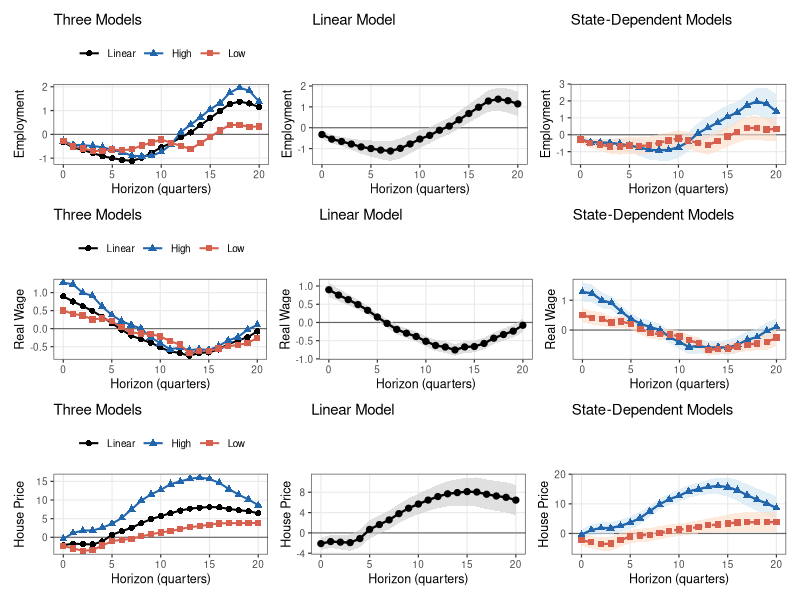

Here is the R script that generated this plot: (Note: this script raises an error after producing the figure.)
# =============================================================================
# Fig_7.R
# Other macro variables: Employment + Real Wage + House Price  (RR shock)
# Lab methods: lm() (Lab 4), sandwich::NeweyWest(), ggplot2 (Lab 2/4/9)
# INPUTS:  All_data.xls, Ct_dummies.csv
# OUTPUT:  Fig_7.png
# =============================================================================
rm(list = ls())
library(readxl); library(sandwich); library(ggplot2); library(patchwork)

# --- Load data ---------------------------------------------------------------
macro   <- read_excel("../data/All_data.xls", sheet = "Macro_data")
n       <- nrow(macro)
yr      <- seq(1975.0, by = 0.25, length.out = n)
log_GDP <- log(as.numeric(macro$RGDP))        * 100
log_CPI <- log(as.numeric(macro$PCE))         * 100
FFR     <- as.numeric(macro$FFR)
RRSHOCK <- as.numeric(macro$RRSHOCK)
log_EMP <- log(as.numeric(macro$EMPLOYMENT))  * 100
log_WAG <- log(as.numeric(macro$REAL_WAGE))   * 100
log_HP  <- log(as.numeric(macro$HOUSE_PRICE)) * 100

dum     <- read.csv("../data/Ct_dummies.csv")
idx_dum <- match(round(dum$year, 4), round(yr, 4))
p1 <- rep(NA, n); p1[idx_dum] <- dum$p1
n1 <- rep(NA, n); n1[idx_dum] <- dum$n1

smpl   <- yr >= 1981.0 & yr <= 2007.75
T_smpl <- sum(smpl)
bw_fix <- floor(0.75 * T_smpl^(1/3))
cat("Sample:", T_smpl, "quarters | NW bandwidth:", bw_fix, "\n")

# --- Helper functions --------------------------------------------------------
lag_vec <- function(x, l) c(rep(NA, l), x[seq_len(n - l)])

make_reg_df <- function(Y_lead) {
  df <- data.frame(Y = Y_lead, SHOCK = RRSHOCK, p1 = p1, n1 = n1,
                   trend = seq_len(n), trend2 = seq_len(n)^2)
  df$p1_SHOCK <- p1 * RRSHOCK;  df$n1_SHOCK <- n1 * RRSHOCK
  for (l in 0:4) {
    df[[paste0("gdp_l", l)]]    <- lag_vec(log_GDP, l)
    df[[paste0("cpi_l", l)]]    <- lag_vec(log_CPI, l)
    df[[paste0("p1_gdp_l", l)]] <- p1 * df[[paste0("gdp_l", l)]]
    df[[paste0("n1_gdp_l", l)]] <- n1 * df[[paste0("gdp_l", l)]]
    df[[paste0("p1_cpi_l", l)]] <- p1 * df[[paste0("cpi_l", l)]]
    df[[paste0("n1_cpi_l", l)]] <- n1 * df[[paste0("cpi_l", l)]]
  }
  for (l in 1:4) {
    df[[paste0("ffr_l", l)]]    <- lag_vec(FFR, l)
    df[[paste0("p1_ffr_l", l)]] <- p1 * df[[paste0("ffr_l", l)]]
    df[[paste0("n1_ffr_l", l)]] <- n1 * df[[paste0("ffr_l", l)]]
  }
  df[smpl, ]
}

run_lp_h <- function(Y_lead, bw) {
  df <- make_reg_df(Y_lead);  df <- df[complete.cases(df), ]

  lin_rhs <- c("SHOCK", paste0("gdp_l", 0:4), paste0("cpi_l", 0:4),
               paste0("ffr_l", 1:4), "trend", "trend2")
  m_lin <- lm(as.formula(paste("Y ~", paste(lin_rhs, collapse = " + "))), data = df)
  V_lin <- NeweyWest(m_lin, lag = bw, prewhite = FALSE)

  sd_rhs <- c("0", "p1", "n1", "p1_SHOCK", "n1_SHOCK",
              paste0("p1_gdp_l", 0:4), paste0("n1_gdp_l", 0:4),
              paste0("p1_cpi_l", 0:4), paste0("n1_cpi_l", 0:4),
              paste0("p1_ffr_l", 1:4), paste0("n1_ffr_l", 1:4),
              "trend", "trend2")
  m_sd <- lm(as.formula(paste("Y ~", paste(sd_rhs, collapse = " + "))), data = df)
  V_sd <- NeweyWest(m_sd, lag = bw, prewhite = FALSE)

  list(b_lin = -coef(m_lin)["SHOCK"],   s_lin = sqrt(V_lin["SHOCK","SHOCK"]),
       b_H   = -coef(m_sd)["p1_SHOCK"], s_H   = sqrt(V_sd["p1_SHOCK","p1_SHOCK"]),
       b_L   = -coef(m_sd)["n1_SHOCK"], s_L   = sqrt(V_sd["n1_SHOCK","n1_SHOCK"]))
}

# --- Run LP ------------------------------------------------------------------
H_max   <- 20;  h_seq <- 0:H_max
vars_ls <- list(Employment = log_EMP, `Real Wage` = log_WAG, `House Price` = log_HP)
results <- list()

cat("Running LP (RR shock) h = 0 to", H_max, "...\n")
for (hi in seq_along(h_seq)) {
  h <- h_seq[hi];  res_h <- list()
  for (vname in names(vars_ls)) {
    y_v <- vars_ls[[vname]]
    res_h[[vname]] <- run_lp_h(c(y_v[(h+1):n], rep(NA, h)), bw_fix)
  }
  results[[hi]] <- res_h
}

# --- Compile IRF data frame --------------------------------------------------
irf_df <- do.call(rbind, lapply(seq_along(h_seq), function(hi) {
  h <- h_seq[hi];  res <- results[[hi]]
  do.call(rbind, lapply(names(vars_ls), function(vname) {
    r <- res[[vname]]
    data.frame(h = h, var = vname, model = c("Linear","High","Low"),
               est = c(r$b_lin, r$b_H, r$b_L),
               se  = c(r$s_lin, r$s_H, r$s_L), stringsAsFactors = FALSE)
  }))
}))
irf_df$lower <- irf_df$est - irf_df$se
irf_df$upper <- irf_df$est + irf_df$se
irf_df$var   <- factor(irf_df$var,   levels = c("Employment","Real Wage","House Price"))
irf_df$model <- factor(irf_df$model, levels = c("Linear","High","Low"))

# --- ggplot2 panel functions -------------------------------------------------
col_map <- c(Linear = "black", High = "#2166ac", Low = "#d6604d")
shp_map <- c(Linear = 16, High = 17, Low = 15)

plot_three <- function(vl) {
  sub <- irf_df[irf_df$var == vl, ]
  ggplot(sub, aes(x = h, y = est, colour = model, shape = model)) +
    geom_hline(yintercept = 0, colour = "grey40", linewidth = 0.4) +
    geom_line(linewidth = 0.7) + geom_point(size = 1.8) +
    scale_colour_manual(values = col_map) + scale_shape_manual(values = shp_map) +
    scale_x_continuous(breaks = c(0,5,10,15,20)) +
    labs(x = "Horizon (quarters)", y = vl, title = "Three Models",
         colour = NULL, shape = NULL) +
    theme_bw(base_size = 9) +
    theme(legend.position = "top", panel.grid.minor = element_blank())
}
plot_linear <- function(vl) {
  sub <- irf_df[irf_df$var == vl & irf_df$model == "Linear", ]
  ggplot(sub, aes(x = h)) +
    geom_hline(yintercept = 0, colour = "grey40", linewidth = 0.4) +
    geom_ribbon(aes(ymin = lower, ymax = upper), fill = "grey80", alpha = 0.6) +
    geom_line(aes(y = est), colour = "black", linewidth = 0.8) +
    geom_point(aes(y = est), colour = "black", size = 1.8) +
    scale_x_continuous(breaks = c(0,5,10,15,20)) +
    labs(x = "Horizon (quarters)", y = vl, title = "Linear Model") +
    theme_bw(base_size = 9) + theme(panel.grid.minor = element_blank())
}
plot_state <- function(vl) {
  sH <- irf_df[irf_df$var == vl & irf_df$model == "High", ]
  sL <- irf_df[irf_df$var == vl & irf_df$model == "Low",  ]
  ggplot() +
    geom_hline(yintercept = 0, colour = "grey40", linewidth = 0.4) +
    geom_ribbon(data = sH, aes(x=h, ymin=lower, ymax=upper), fill="#d1e5f0", alpha=0.6) +
    geom_ribbon(data = sL, aes(x=h, ymin=lower, ymax=upper), fill="#fddbc7", alpha=0.6) +
    geom_line(data=sH, aes(x=h,y=est), colour="#2166ac", linewidth=0.8) +
    geom_point(data=sH, aes(x=h,y=est), colour="#2166ac", shape=17, size=1.8) +
    geom_line(data=sL, aes(x=h,y=est), colour="#d6604d", linewidth=0.8, linetype="dashed") +
    geom_point(data=sL, aes(x=h,y=est), colour="#d6604d", shape=15, size=1.8) +
    scale_x_continuous(breaks = c(0,5,10,15,20)) +
    labs(x = "Horizon (quarters)", y = vl, title = "State-Dependent Models") +
    theme_bw(base_size = 9) + theme(panel.grid.minor = element_blank())
}

# --- Assemble and save -------------------------------------------------------
var_labs <- c("Employment","Real Wage","House Price")
panels   <- lapply(var_labs, function(vl) plot_three(vl) | plot_linear(vl) | plot_state(vl))
fig7 <- panels[[1]] / panels[[2]] / panels[[3]]
ggsave("../output/Fig_7.png", fig7, width = 12, height = 10, dpi = 200)
cat("Saved: Fig_7.png\n")
